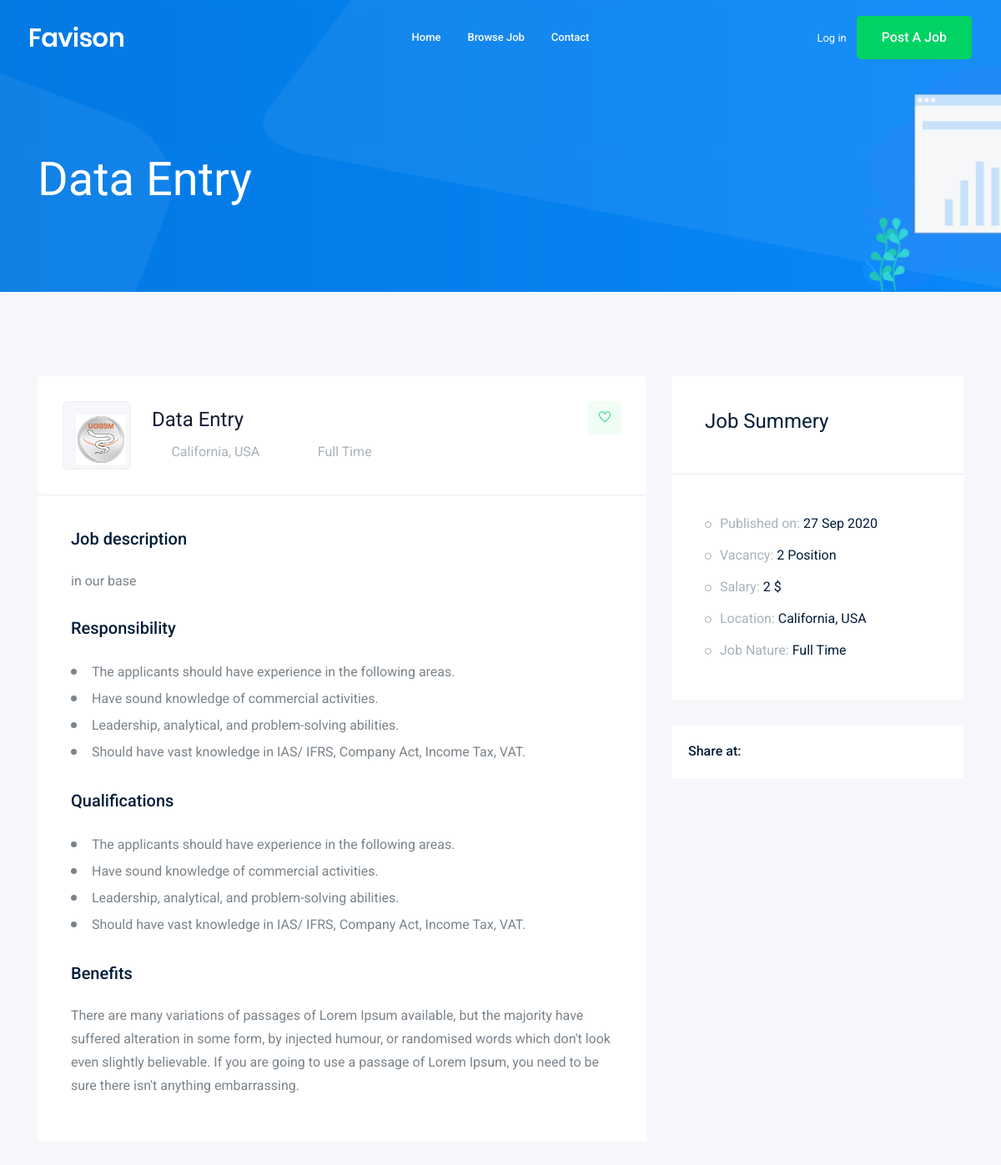
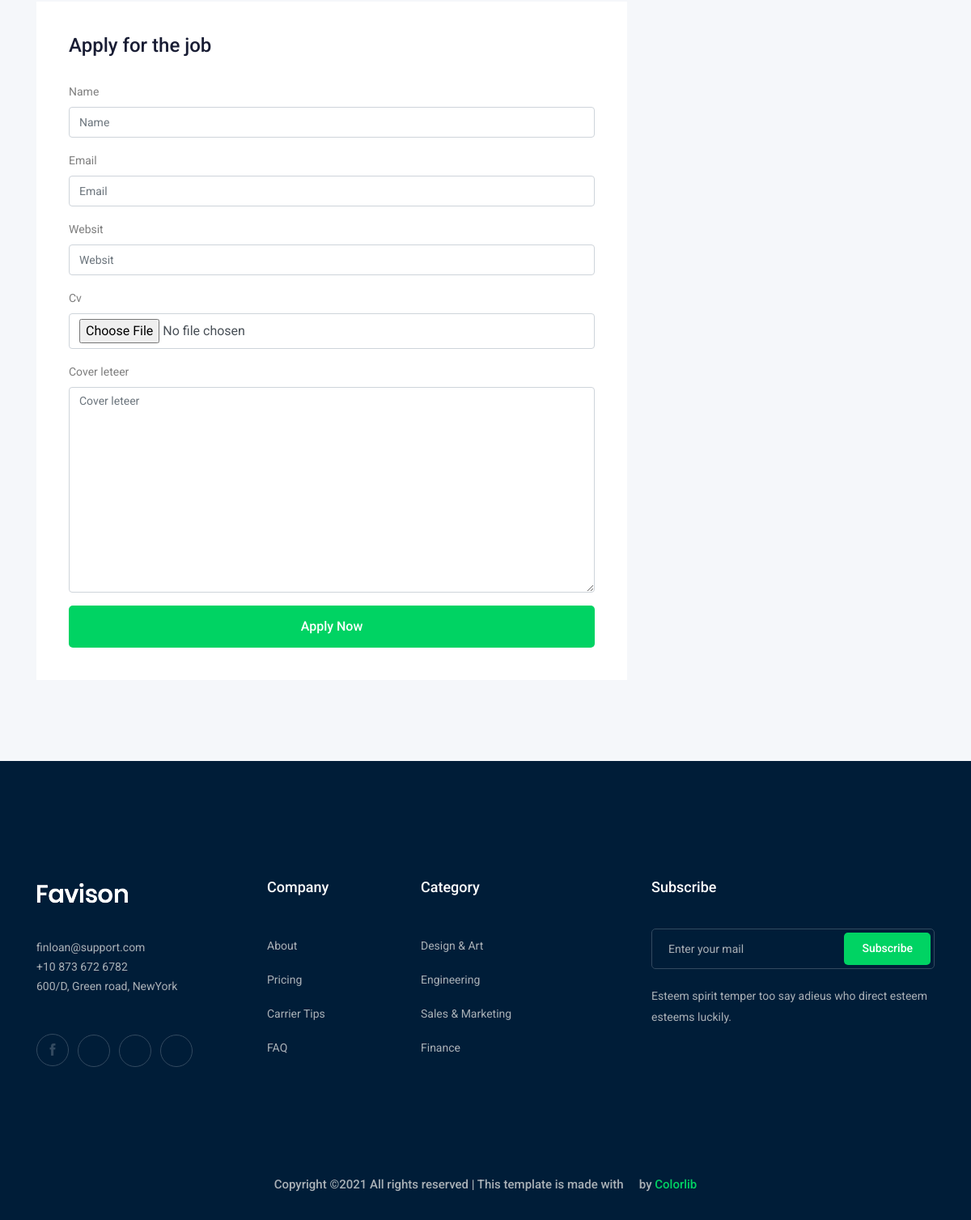
Screenshot of /jobs/1 with the database file from the repository (2 pictures, top to bottom).
### job/models.py (models this page shows, shortened)
class Job(models.Model):  #tabdle
    onwer = models.ForeignKey(User, on_delete=models.CASCADE,related_name='onwer_job')
    title = models.CharField(max_length=100) #column
    job_type = models.CharField(max_length=20 , choices= Job_Type)
    descripyion = models.TextField(max_length=1000)
    published_at = models.DateTimeField(auto_now=True)
    Vacancy = models.IntegerField(default=1)
    salary = models.IntegerField(default=0)
    experience = models.IntegerField(default=1)
    category = models.ForeignKey('Category',on_delete=models.CASCADE)
    image = models.ImageField(upload_to=image_upload)
    slug = models.SlugField(blank=True , null= True)

### job/views.py (the view)
# urls.py: path('<int:id>',views.job_detail,name='job_detailurl'),
def job_detail(request , id):
    job_detail = Job.objects.get(id=id)
    if request.method=='POST':
      form = applyform(request.POST ,request.FILES)
      if form.is_valid():
          myform =form.save(commit=False)
          myform.job= job_detail
          myform.save()
    else:
        form = applyform()
    context={'job': job_detail ,'form':form}
    return render(request,'job/job_detail.html',context)

### job/form.py
class applyform(ModelForm):
    class Meta:
        model = apply
        fields=['name','email','websit','cv','cover_leteer']

### job/templates/job/job_detail.html (shortened to what this page needs)
{% extends 'base.html' %}
{% load bootstrap4 %}
    {% block body %}
    <div class="bradcam_area bradcam_bg_1">
        <div class="container">
            <div class="row">
                <div class="col-xl-12">
                    <div class="bradcam_text">
                        <h3>{{job.title}}</h3>
                    </div>
                </div>
            </div>
        </div>
    </div>
    <div class="job_details_area">
        <div class="container">
            <div class="row">
                <div class="col-lg-8">
                    <div class="job_details_header">
                        <div class="single_jobs white-bg d-flex justify-content-between">
                            <div class="jobs_left d-flex align-items-center">
                                <div class="thumb">
                                    <img src="{{job.image.url}}" alt=""  style="max-width:60px;">
                                </div>
                                <div class="jobs_conetent">
                                    <a href="#"><h4>{{job.title}}</h4></a>
                                    <div class="links_locat d-flex align-items-center">
                                        <div class="location">
                                            <p> <i class="fa fa-map-marker"></i> California, USA</p>
                                        </div>
                                        <div class="location">
                                            <p> <i class="fa fa-clock-o"></i>{{job.job_type}}   </p>
                                        </div>
                                    </div>
                                </div>
                            </div>
                            <div class="jobs_right">
                                <div class="apply_now">
                                    <a class="heart_mark" href="#"> <i class="ti-heart"></i> </a>
                                </div>
                            </div>
                        </div>
                    </div>
                    <div class="descript_wrap white-bg">
                        <div class="single_wrap">
                            <h4>Job description</h4>
                            <p>{{job.descripyion}}</p>
                        </div>
                        <div class="single_wrap">
                            <h4>Responsibility</h4>
                            <ul>
                                <li>The applicants should have experience in the following areas.
                                </li>
                                <li>Have sound knowledge of commercial activities.</li>
                                <li>Leadership, analytical, and problem-solving abilities.</li>
                                <li>Should have vast knowledge in IAS/ IFRS, Company Act, Income Tax, VAT.</li>
                            </ul>
                        </div>
                        <div class="single_wrap">
                            <h4>Qualifications</h4>
                            <ul>
                                <li>The applicants should have experience in the following areas.
                                </li>
                                <li>Have sound knowledge of commercial activities.</li>
                                <li>Leadership, analytical, and problem-solving abilities.</li>
                                <li>Should have vast knowledge in IAS/ IFRS, Company Act, Income Tax, VAT.</li>
                            </ul>
                        </div>
                        <div class="single_wrap">
                            <h4>Benefits</h4>
                            <p>There are many variations of passages of Lorem Ipsum available, but the majority have suffered alteration in some form, by injected humour, or randomised words which don't look even slightly believable. If you are going to use a passage of Lorem Ipsum, you need to be sure there isn't anything embarrassing.</p>
                        </div>
                    </div>
                    <div class="apply_job_form white-bg">
                        <h4>Apply for the job</h4>
                        <form method="POST" enctype="multipart/form-data">
                            {% bootstrap_form form %}
                            {% buttons %}
                               <button class="boxed-btn3 w-100" type="submit">Apply Now</button>
                            {% endbuttons %}
                        </form>
                    </div>
                </div>
                <div class="col-lg-4">
                    <div class="job_sumary">
                        <div class="summery_header">
                            <h3>Job Summery</h3>
                        </div>
                        <div class="job_content">
                            <ul>
                                <li>Published on: <span>{{job.published_at| date:'d M o'}}</span></li>
                                <li>Vacancy: <span>{{job.Vacancy}} Position</span></li>
                                <li>Salary: <span> {{job.salary}} $</span></li>
                                <li>Location: <span>California, USA</span></li>
                                <li>Job Nature: <span>{{job.job_type}}</span></li>
                            </ul>
                        </div>
                    </div>
                    <div class="share_wrap d-flex">
                        <span>Share at:</span>
                        <ul>
                            <li><a href="#"> <i class="fa fa-facebook"></i></a> </li>
                            <li><a href="#"> <i class="fa fa-google-plus"></i></a> </li>
                            <li><a href="#"> <i class="fa fa-twitter"></i></a> </li>
                            <li><a href="#"> <i class="fa fa-envelope"></i></a> </li>
                        </ul>
                    </div>
                    <div class="job_location_wrap">
                        <div class="job_lok_inner">
                            <div id="map" style="height: 200px;"></div>
                          </div>
                    </div>
                </div>
            </div>
        </div>
    </div>
    {% endblock body %}

### rows the page displays
Job: title "Data Entry", image (picture), job_type "Full Time", descripyion "in our base", published_at "27 Sep 2020", Vacancy "2", salary "2"
